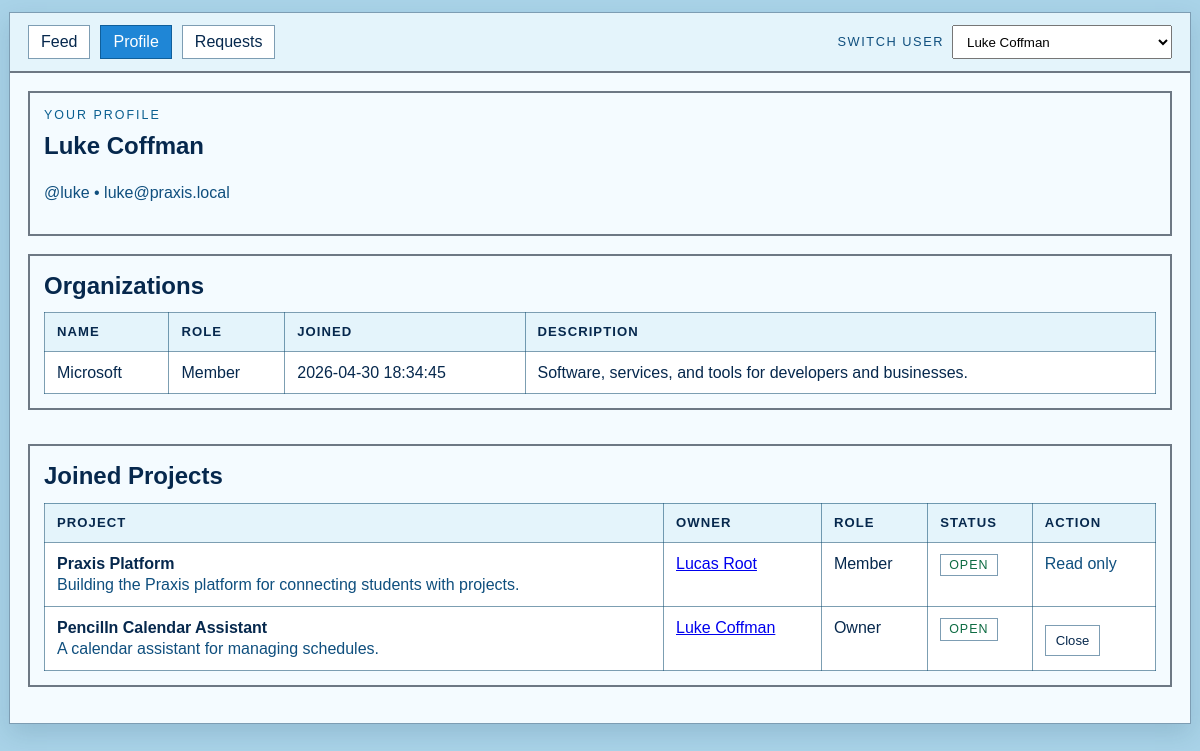
/index.php?tab=profile&view_user_id=1, run on the app's committed database.
### tables this page shows
CREATE TABLE Users (
    id INT UNSIGNED NOT NULL AUTO_INCREMENT,
    handle VARCHAR(32) NOT NULL,
    display_name VARCHAR(100) NOT NULL,
    email VARCHAR(150) NOT NULL,
    major VARCHAR(100) NOT NULL,
    bio VARCHAR(255) NOT NULL DEFAULT '',
    created_at TIMESTAMP NOT NULL DEFAULT CURRENT_TIMESTAMP,
    PRIMARY KEY (id),
    UNIQUE KEY uq_users_handle (handle),
    UNIQUE KEY uq_users_email (email)
);

CREATE TABLE User_Organization (
    user_id INT UNSIGNED NOT NULL,
    organization_id INT UNSIGNED NOT NULL,
    role VARCHAR(60) NOT NULL DEFAULT 'Member',
    joined_at TIMESTAMP NOT NULL DEFAULT CURRENT_TIMESTAMP,
    PRIMARY KEY (user_id, organization_id),
    KEY idx_user_organization_organization_id (organization_id),
    CONSTRAINT fk_user_organization_user FOREIGN KEY (user_id) REFERENCES Users (id) ON DELETE CASCADE,
    CONSTRAINT fk_user_organization_organization FOREIGN KEY (organization_id) REFERENCES Organizations (id) ON DELETE CASCADE
);

CREATE TABLE Organizations (
    id INT UNSIGNED NOT NULL AUTO_INCREMENT,
    name VARCHAR(120) NOT NULL,
    description VARCHAR(255) NOT NULL DEFAULT '',
    created_at TIMESTAMP NOT NULL DEFAULT CURRENT_TIMESTAMP,
    PRIMARY KEY (id),
    UNIQUE KEY uq_organizations_name (name)
);

CREATE TABLE User_Project (
    user_id INT UNSIGNED NOT NULL,
    project_id INT UNSIGNED NOT NULL,
    role VARCHAR(60) NOT NULL DEFAULT 'Member',
    joined_at TIMESTAMP NOT NULL DEFAULT CURRENT_TIMESTAMP,
    PRIMARY KEY (user_id, project_id),
    KEY idx_user_project_project_id (project_id),
    CONSTRAINT fk_user_project_user FOREIGN KEY (user_id) REFERENCES Users (id) ON DELETE CASCADE,
    CONSTRAINT fk_user_project_project FOREIGN KEY (project_id) REFERENCES Projects (id) ON DELETE CASCADE
);

CREATE TABLE Projects (
    id INT UNSIGNED NOT NULL AUTO_INCREMENT,
    owner_user_id INT UNSIGNED NOT NULL,
    title VARCHAR(140) NOT NULL,
    summary VARCHAR(500) NOT NULL,
    status ENUM('open', 'closed') NOT NULL DEFAULT 'open',
    created_at TIMESTAMP NOT NULL DEFAULT CURRENT_TIMESTAMP,
    updated_at TIMESTAMP NOT NULL DEFAULT CURRENT_TIMESTAMP ON UPDATE CURRENT_TIMESTAMP,
    PRIMARY KEY (id),
    KEY idx_projects_owner_user_id (owner_user_id),
    KEY idx_projects_status (status),
    CONSTRAINT fk_projects_owner FOREIGN KEY (owner_user_id) REFERENCES Users (id) ON DELETE CASCADE
);

### db.php (called while the page is built, shortened)
<?php
function db_config(): array
{
    return [
        'host' => getenv('PRAXIS_DB_HOST') ?: '127.0.0.1',
        'port' => getenv('PRAXIS_DB_PORT') ?: '3306',
        'name' => getenv('PRAXIS_DB_NAME') ?: 'praxis',
        'user' => getenv('PRAXIS_DB_USER') ?: 'root',
        'pass' => getenv('PRAXIS_DB_PASS') ?: '',
    ];
}
function db(): PDO
{
    static $pdo = null;
    if ($pdo instanceof PDO) {
        return $pdo;
    }
    $config = db_config();
    $dsn = sprintf(
        'mysql:host=%s;port=%s;dbname=%s;charset=utf8mb4',
        $config['host'],
        $config['port'],
        $config['name']
    );
    try {
        $pdo = new PDO(
            $dsn,
            $config['user'],
            $config['pass'],
            [
                PDO::ATTR_ERRMODE => PDO::ERRMODE_EXCEPTION,
                PDO::ATTR_DEFAULT_FETCH_MODE => PDO::FETCH_ASSOC,
                PDO::ATTR_EMULATE_PREPARES => false,
            ]
        );
    } catch (PDOException $exception) {
        http_response_code(500);
        exit('Database connection failed. Import schema.sql and check your local MySQL settings.');
    }
    return $pdo;
}
function db_fetch_all(string $sql, array $params = []): array
{
    $statement = db()->prepare($sql);
    $statement->execute($params);
    return $statement->fetchAll();
}
function db_fetch_one(string $sql, array $params = []): ?array
{
    $statement = db()->prepare($sql);
    $statement->execute($params);
    $row = $statement->fetch();
    return $row === false ? null : $row;
}
function h(string $value): string
{
    return htmlspecialchars($value, ENT_QUOTES, 'UTF-8');
}
function current_user_id(): int
{
    $fallbackUser = db_fetch_one('SELECT id FROM Users ORDER BY id ASC LIMIT 1');
    return (int) $fallbackUser['id'];
}
function current_user(): array
{
    $user = db_fetch_one(
        'SELECT id, handle, display_name, email, major, bio FROM Users WHERE id = :id',
        ['id' => current_user_id()]
    );
    if ($user !== null) {
        return $user;
    }
    $fallbackUser = db_fetch_one('SELECT id, handle, display_name, email, major, bio FROM Users ORDER BY id ASC LIMIT 1');
    return $fallbackUser;
}

### index.php (the view, shortened to what this page needs)
<?php
$partialMode = (string) (filter_input(INPUT_GET, 'partial', FILTER_UNSAFE_RAW) ?? '');
$isPartial = $partialMode !== '';
$activeTab = (string) (filter_input(INPUT_GET, 'tab', FILTER_UNSAFE_RAW) ?? 'feed');
if ($isPartial) {
    require_once __DIR__ . '/db.php';
    set_current_user_from_request();
    $currentUser = current_user();
} else {
    require_once __DIR__ . '/header.php';
}
$currentUserId = (int) $currentUser['id'];
$searchText = trim((string) (filter_input(INPUT_GET, 'q', FILTER_UNSAFE_RAW) ?? ''));
$majorFilter = trim((string) (filter_input(INPUT_GET, 'major', FILTER_UNSAFE_RAW) ?? ''));
$viewingUserId = (int) (filter_input(INPUT_GET, 'view_user_id', FILTER_VALIDATE_INT) ?? $currentUserId);
$projects = db_fetch_all(
    <<<SQL
    SELECT
        p.id,
        p.title,
        p.summary,
        p.status,
        p.created_at,
        p.owner_user_id,
        u.display_name AS owner_name,
        GROUP_CONCAT(DISTINCT pdm.major ORDER BY pdm.major SEPARATOR ', ') AS desired_majors,
        CASE WHEN EXISTS (
            SELECT 1 FROM User_Project
            WHERE user_id = :current_user_id_member AND project_id = p.id
        ) THEN 1 ELSE 0 END AS is_member,
        COALESCE((
            SELECT status FROM Project_Join_Requests
            WHERE user_id = :current_user_id_request AND project_id = p.id
            LIMIT 1
        ), NULL) AS join_request_status
    FROM Projects p
    JOIN Users u ON u.id = p.owner_user_id
    LEFT JOIN Project_Desired_Majors pdm ON pdm.project_id = p.id
    WHERE (:major_filter = '' OR EXISTS (
        SELECT 1
        FROM Project_Desired_Majors filter_major
        WHERE filter_major.project_id = p.id
                    AND filter_major.major = :major_lookup
    ))
      AND (
                :search_text = ''
                OR p.title LIKE :search_like_1
                OR p.summary LIKE :search_like_2
                OR u.display_name LIKE :search_like_3
                OR EXISTS (
                    SELECT 1 FROM Project_Desired_Majors pdm_search
                    WHERE pdm_search.project_id = p.id
                    AND pdm_search.major LIKE :search_like_majors
                )
    )
    GROUP BY p.id, p.title, p.summary, p.status, p.created_at, p.owner_user_id, u.display_name
    ORDER BY p.created_at DESC, p.id DESC
    SQL,
    [
                'current_user_id_member' => $currentUserId,
                'current_user_id_request' => $currentUserId,
                'major_filter' => $majorFilter,
                'major_lookup' => $majorFilter,
                'search_text' => $searchText,
                'search_like_1' => '%' . $searchText . '%',
                'search_like_2' => '%' . $searchText . '%',
                'search_like_3' => '%' . $searchText . '%',
                'search_like_majors' => '%' . $searchText . '%',
    ]
);
function render_profile_panel(int $viewingUserId, int $currentUserId): void
{
    $viewedUser = db_fetch_one('SELECT id, handle, display_name, email, bio FROM Users WHERE id = :user_id', ['user_id' => $viewingUserId]);
    $isOwnProfile = (int) $viewedUser['id'] === $currentUserId;
    $organizations = db_fetch_all(
        <<<SQL
        SELECT o.name, o.description, uo.role, uo.joined_at
        FROM User_Organization uo
        JOIN Organizations o ON o.id = uo.organization_id
        WHERE uo.user_id = :user_id
        ORDER BY o.name ASC
        SQL,
        ['user_id' => $viewingUserId]
    );
    $joinedProjects = db_fetch_all(
        <<<SQL
        SELECT p.id, p.title, p.summary, p.status, p.owner_user_id, up.role, owner.display_name AS owner_name
        FROM User_Project up
        JOIN Projects p ON p.id = up.project_id
        JOIN Users owner ON owner.id = p.owner_user_id
        WHERE up.user_id = :user_id
        ORDER BY p.created_at DESC, p.id DESC
        SQL,
        ['user_id' => $viewingUserId]
    );
    echo '<section class="panel">';
    echo '<p class="section-label">' . ($isOwnProfile ? 'YOUR PROFILE' : 'USER PROFILE') . '</p>';
    echo '<h2>' . h($viewedUser['display_name']) . '</h2>';
    echo '<p class="muted">@' . h($viewedUser['handle']) . ' • ' . h($viewedUser['email']) . '</p>';
    echo '</section>';
    echo '<section class="stack">';
    echo '<div class="table-wrap"><h2 class="section-title">Organizations</h2><table><thead><tr><th>Name</th><th>Role</th><th>Joined</th><th>Description</th></tr></thead><tbody>';
    if ($organizations === []) {
        echo '<tr><td colspan="4" class="empty-state">This user is not linked to any organizations.</td></tr>';
    } else {
        foreach ($organizations as $organization) {
            echo '<tr><td>' . h($organization['name']) . '</td><td>' . h($organization['role']) . '</td><td>' . h((string) $organization['joined_at']) . '</td><td>' . h($organization['description']) . '</td></tr>';
        }
    }
    echo '</tbody></table></div>';
    echo '<div class="table-wrap"><h2 class="section-title">Joined Projects</h2><table><thead><tr><th>Project</th><th>Owner</th><th>Role</th><th>Status</th><th>Action</th></tr></thead><tbody>';
    if ($joinedProjects === []) {
        echo '<tr><td colspan="5" class="empty-state">This user has not joined any projects.</td></tr>';
    } else {
        foreach ($joinedProjects as $project) {
            echo '<tr>';
            echo '<td><strong>' . h($project['title']) . '</strong><br><span class="muted">' . h($project['summary']) . '</span></td>';
            echo '<td><a href="index.php?tab=profile&view_user_id=' . (int) $project['owner_user_id'] . '">' . h($project['owner_name']) . '</a></td>';
            echo '<td>' . h($project['role']) . '</td>';
            echo '<td><span class="status ' . h($project['status']) . '">' . h($project['status']) . '</span></td>';
            echo '<td>';
            if ((int) $project['owner_user_id'] === $currentUserId) {
                echo '<form class="inline-form" method="post" action="update_status.php">';
                echo '<button type="submit">' . ($project['status'] === 'open' ? 'Close' : 'Reopen') . '</button>';
                echo '</form>';
            } else {
                echo '<span class="muted">Read only</span>';
            }
            echo '</td></tr>';
        }
    }
    echo '</tbody></table></div></section>';
}
?>
<section class="app-section<?php echo $activeTab === 'profile' ? '' : ' is-hidden'; ?>" data-tab-panel="profile">
    <?php render_profile_panel($viewingUserId, $currentUserId); ?>
</section>
</main>
</div>
</body>
</html>

### style.css (style rules this page uses)
:root { color-scheme: light; --bg: #a9d3e8; --panel: #f4fbff; --panel-alt: #e4f4fb; --text: #06284d; --text-soft: #0f4f7e; --border: #7d9db3; --border-soft: #a6bfd0; --accent: #0a5f90; --danger: #d84343; --shadow: rgba(20, 58, 88, 0.15); }
* { box-sizing: border-box; }
html, body { min-height: 100%; }
body { margin: 0; background: var(--bg); color: var(--text); font-family: Tahoma, Verdana, Arial, sans-serif; line-height: 1.35; }
.navbar, .content, .panel, .table-wrap, .empty-state { border: 2px solid #6d7884; }
.section-label { margin: 0 0 6px; letter-spacing: 0.16em; text-transform: uppercase; font-size: 0.78rem; color: var(--accent); }
h2, h3, p { margin-top: 0; }
.user-switcher select, .search-form input, .search-form select, .inline-form button, .user-switcher button, button, a.button { width: 100%; border: 1px solid var(--border); background: #fff; color: var(--text); font: inherit; padding: 10px 12px; text-decoration: none; }
.panel, .table-wrap, .empty-state { margin-bottom: 18px; padding: 14px; background: var(--panel); color: var(--text); }
.panel-title, .section-title { margin-bottom: 10px; color: var(--text); }
.search-form .actions button, .search-form .actions .button, .inline-form button, .nav-switcher button { width: auto; cursor: pointer; }
.table-wrap { overflow-x: auto; }
table { width: 100%; border-collapse: collapse; min-width: 720px; }
th, td { border: 1px solid rgba(18, 79, 116, 0.55); padding: 10px 12px; vertical-align: top; }
th { background: var(--panel-alt); color: var(--text); text-align: left; text-transform: uppercase; letter-spacing: 0.08em; font-size: 0.82rem; }
tbody tr:nth-child(even) td { background: rgba(255, 255, 255, 0.55); }
.status { display: inline-block; padding: 2px 8px; border: 1px solid var(--border); text-transform: uppercase; letter-spacing: 0.08em; font-size: 0.78rem; background: #fff; color: var(--text); }
.status.open { color: #0d6b42; }
.inline-form { display: inline-block; margin-top: 8px; }
.inline-form button { width: auto; padding: 6px 10px; font-size: 0.82rem; }
.muted { color: var(--text-soft); }
.stack { display: grid; gap: 16px; }
.table-wrap table { background: #fff; }
.search-form .actions button, .inline-form button, .user-switcher button { background: #fff; color: var(--text); border: 1px solid var(--border); }

### data on the page
users: display_name "Luke Coffman", handle "luke", email "luke@praxis.local"
user_organization: organization.name "Microsoft", role "Member", joined_at "2026-04-30 18:34:45", organization.description "Software, services, and tools for developers and businesses."
user_project: project.title "Praxis Platform", project.summary "Building the Praxis platform for connecting students with projects.", users.display_name "Lucas Root", role "Member", project.status "OPEN", shows "Read only"
user_project: project.title "PencilIn Calendar Assistant", project.summary "A calendar assistant for managing schedules.", user.display_name "Luke Coffman", role "Owner", project.status "OPEN", shows "Close"

### other printed values
form field user_id "Luke Coffman"
